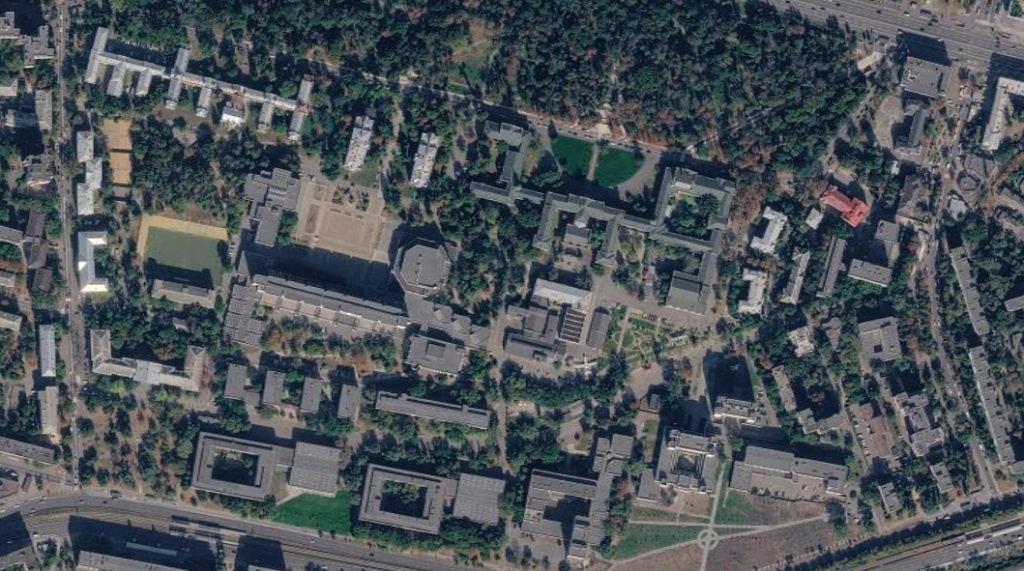
#> input picture kpi_campus/data/google_maps.jpg, 1024 x 571 px
$ python check_f1.py
#> lines starting #> are read from the running program, lines starting #| are printed output that depends on the picture; after the words box and inside, x2 and y2 are one past the last pixel; in counts of white or black regions, pixels touching at a corner belong together
### kpi_campus/main.py
# ----------- Підрахунок будівель головного кампусу КПІ за двома джерелами знімків -----------------

'''
Функціонал (ЛР №2, рівень III):
підрахунок будівель на двох знімках одного кампусу різними операціями обробки та векторизації:
- google  — Google Maps, еталонне джерело (корекція кольору не потрібна);
- wayback — Esri Wayback, слабше джерело: накладається на кадр Google (SIFT + RANSAC),
            корекція кольору «сірий світ», власні пороги.
Код один, для джерел відрізняються лише CONFIG (параметри, локальні зони, групи зшивання).

Етапи: 1 завантаження -> 2 маска -> 3 контури -> 4 валідація -> 5 об'єднання сегментів -> 6 малювання.

'''

import sys
from pathlib import Path

import cv2
import numpy as np
from matplotlib import pyplot as plt

DIR = Path(__file__).resolve().parent
OUT = DIR / 'results'
OUT.mkdir(exist_ok=True)

# ===================== ПАРАМЕТРИ =====================
# Усі координати задані в кадрі Google 1024x571 (знімок Wayback накладається на цей кадр).
PARAMS_GOOGLE = dict(
    smax=46,          # Поріг насиченості сірих дахів
    vmin=52,          # Поріг яскравості
    exg=2.0,          # Поріг індексу зелені ExG
    bmax=None,        # Макс. канал b* (Lab): відсікає теплі: плитку, ґрунт, парковки (None = вимкнено)
    yellow_s=24,      # Мін. насиченість жовтих полів/ґрунту, які виключаються з маски
    open_k=7,         # Видалення дрібних стежок
    close_k=7,        # Базове закриття
    min_area=460,     # Мінімальна площа корпусу
    max_area=28000,   # Максимальна площа корпусу
    min_side=11,      # Мінімальна ширина будівлі
    max_asp=6.5,      # Дозволяє довгі корпуси
    min_rect=0.25,    # Дозволяє гребінчасті та багатокрилі корпуси
    min_sol=0.45,     # Щільність для малих об'єктів
    large_sol=0.34,   # Щільність для великих об'єктів
    min_thick=6.8,    # Мінімальна внутрішня товщина
)

# Wayback: інші кольори й різкість знімка, тому пороги свої (підібрано вручну перебором:
# кількість будівель = еталону і найкращий збіг контурів з Google). yellow_s=255 — фільтр жовтого вимкнено.
PARAMS_WAYBACK = dict(PARAMS_GOOGLE, smax=70, vmin=87, bmax=125, yellow_s=255, open_k=5,
                      min_area=350, min_side=9, min_sol=0.35, min_thick=4.5)

BORDER_MARGIN = 3     # контури, що торкаються краю кадру, відкидаються
EPS = 0.013           # точність апроксимації контуру approxPolyDP (частка периметра)


def rect(x0, y0, x1, y1):
    """Прямокутник як полігон (кути включно)."""
    return [(x0, y0), (x1, y0), (x1, y1), (x0, y1)]


# --- Межі кадру: дороги, залізниця, площі — прибираються на обох знімках і в обох режимах ---
FRAME_EXCLUDE = [
    rect(0, 548, 1023, 570),       # смуга внизу (Борщагівська вулиця)
    rect(737, 0, 1023, 78),        # вгорі праворуч — вулиця
    rect(0, 0, 80, 570),           # ліва смуга кадру
    rect(0, 239, 178, 570),        # лівий нижній кут (поза кампусом)
    rect(931, 85, 1023, 570),      # права смуга кадру
    [(0, 485), (350, 525), (510, 558), (1024, 560), (1024, 575), (0, 575)],  # залізниця
    rect(555, 90, 725, 198),       # площа й алеї перед головним корпусом
    [(660, 495), (755, 504), (835, 515), (835, 565), (660, 565)],            # майданчик внизу праворуч
    rect(492, 400, 545, 435),      # «хвіст» довгого корпусу на плитку
]

BOTTOM_ROW = (195, 440, 515, 545)    # x0, y0, x1, y1: нижній ряд корпусів, де секції з'єднує закриття 23x9
SPLIT_REGION = (210, 335, 355, 420)  # x0, y0, x1, y1: тут три корпуси злипаються в один сегмент

# --- Локальні зони (ручні налаштування під конкретні знімки) ---
# RELAXED — м'якші пороги всередині полігона (додаються до маски). Ключі як у PARAMS; немає ключа —
#           береться базовий поріг. Додатково: hue=(hmin, hmax, s_low), no_yellow=True.
# EXCLUDE — маска всередині полігона обнуляється (хибні об'єкти).
# CLIP    — у прямокутнику region лишається тільки те, що всередині poly (дах того ж кольору, що площа).
ZONE_L1 = dict(name='будинок L1 (діагональний, ліворуч)', vmin=52, exg=4.0, no_yellow=True,
               poly=[(88, 328), (114, 328), (114, 356), (186, 356), (210, 342), (212, 394), (90, 394)])
ZONE_L2 = dict(name='будинок L2 (над L1)', vmin=52, exg=4.0, no_yellow=True,
               poly=[(148, 280), (213, 280), (213, 308), (150, 304)])
ZONE_A = dict(name='будівля A (праворуч вгорі, світлий дах)', vmin=30, exg=6.0,
              poly=[(898, 54), (950, 62), (952, 100), (900, 92)])
ZONE_C = dict(name='будівля C (світла, ліворуч)', vmin=60, exg=6.0, smax=90, no_yellow=True,
              poly=rect(76, 228, 112, 298))
GAP_WHITE = dict(name='щілина: комплекс | біле здання праворуч', poly=rect(743, 205, 751, 258))

ZONES_GOOGLE = dict(
    RELAXED=[
        # Центральний комплекс: тонкі крила під кронами; відтінок 90-130 = сине-сірі дахи (не зелень)
        dict(name='центральний комплекс', vmin=35, exg=6.0, smax=70, hue=(90, 130, 10),
             poly=[(455, 105), (555, 105), (555, 190), (655, 190), (655, 160),
                   (750, 160), (750, 285), (455, 285)]),
        ZONE_L1, ZONE_L2,
        # Ліве крило головного корпусу: синюваті насичені дахи; b*<=124 відсікає теплий ґрунт
        dict(name='ліве крило головного корпусу', vmin=60, exg=6.0, smax=95, bmax=124, poly=rect(462, 116, 534, 206)),
        ZONE_C, ZONE_A,
        # Будівля B: синюватий дах (S до 59), ґрунт навколо теплий (b*≈130)
        dict(name='будівля B', vmin=60, exg=6.0, smax=70, bmax=125, poly=rect(906, 100, 931, 150)),
    ],
    EXCLUDE=[
        dict(name='мощена площадка праворуч', poly=rect(885, 150, 940, 182)),
        dict(name='ґрунт між будівлею A і ліском', poly=rect(850, 75, 897, 150)),
        # Щілина доведена до зони нижче, щоб не замкнутися (замкнену заповнить крок «внутрішні двори»)
        dict(name='доріжка між корпусом 19 і ангаром', poly=rect(580, 298, 589, 366)),
        dict(name='ґрунт над ангаром', poly=rect(589, 280, 630, 305)),
        dict(name='плитка й ґрунт під корпусом 19', poly=rect(494, 365, 632, 396)),
        dict(name='щілина L2 | плита', poly=rect(213, 276, 224, 314)),
        dict(name='виступ праворуч від головного корпусу', poly=rect(744, 160, 800, 206)),
        GAP_WHITE,
        dict(name='дорожній ріг корпусу 8', poly=rect(790, 400, 858, 455)),
    ],
    CLIP=[
        dict(name='блок 20 (хвіст на площу)', region=(625, 250, 742, 345), poly=rect(660, 250, 722, 318)),
    ],
)

ZONES_WAYBACK = dict(
    RELAXED=[
        # Головний комплекс на Wayback має темно-зелені дахи (V≈20-50); ExG<=12 відсікає яскраву траву.
        # Ліворуч унизу (x<545, y>195) — крони дерев такого ж кольору, тому полігон їх обходить.
        dict(name='головний комплекс (зелені дахи)', vmin=15, exg=12.0, smax=170, bmax=None,
             poly=[(470, 112), (552, 112), (552, 190), (655, 190), (655, 165), (745, 165),
                   (745, 285), (545, 285), (545, 195), (470, 195)]),
        ZONE_L1, ZONE_L2, ZONE_A, ZONE_C,
        # Корпус 20 і малий корпус праворуч від нього: темні дахи (V≈40-100), b*≈125 — без обмеження b*
        dict(name='корпус 20 (темний дах)', vmin=30, exg=6.0, smax=70, bmax=None, poly=rect(515, 298, 583, 360)),
        dict(name='малий корпус праворуч від 20', vmin=30, exg=6.0, smax=70, bmax=None, poly=rect(591, 310, 608, 352)),
        # Сірий будинок праворуч (на Wayback зсунутий на ~10 px через нахил зйомки)
        dict(name='сірий будинок праворуч', vmin=60, exg=6.0, smax=70, poly=rect(873, 222, 902, 262)),
    ],
    EXCLUDE=[
        dict(name='діагональна алея', poly=[(655, 340), (768, 322), (772, 350), (660, 368)]),
        # Виріз праворуч унизу — щоб не зачепити малий корпус праворуч від 20
        dict(name='доріжка під комплексом', poly=[(590, 268), (718, 268), (718, 334), (609, 334), (609, 309), (590, 309)]),
        dict(name='стежка ліворуч від алеї', poly=rect(622, 364, 666, 396)),
        dict(name='стежка внизу', poly=rect(552, 396, 598, 442)),
        dict(name='майданчик (плитка) ліворуч від ротонди', poly=[(362, 205), (398, 205), (396, 262), (362, 262)]),
        GAP_WHITE,
        dict(name='щілина між комплексом і будинком праворуч', poly=rect(732, 240, 744, 305)),
        dict(name='розріз: корпус внизу | будинок угорі праворуч', poly=rect(676, 422, 790, 434)),
        dict(name='тінь ліворуч від будинку угорі праворуч', poly=rect(672, 380, 712, 424)),
        # Хибні об'єкти, яких немає на еталоні: кіоск на дорозі та світла пляма в зелені
        dict(name='кіоск на дорозі вгорі', poly=rect(395, 68, 440, 100)),
        dict(name='світла пляма в зелені ліворуч', poly=rect(180, 400, 215, 425)),
        # Світлі доріжки, які закриття приклеювало до корпусів довгими «шипами»
        dict(name='доріжка над нижнім корпусом ліворуч', poly=rect(215, 428, 520, 443)),
        dict(name='вертикальна доріжка x≈497', poly=rect(493, 330, 503, 400)),
        dict(name='доріжка праворуч від сірого будинку', poly=rect(903, 222, 925, 300)),
        # Щілини, що відділяють сусідні корпуси (ширина 7 px — закриття 7x7 її не заклеює)
        dict(name='щілина: корпус 20 | малий корпус', poly=[(584, 300), (590, 300), (590, 351), (612, 351), (612, 392), (584, 392)]),
        dict(name='щілина: смуга ліворуч | сірий корпус праворуч унизу', poly=rect(886, 380, 893, 470)),
    ],
)

# --- Групи сегментів, що є однією будівлею (точка в кожному сегменті, k — ядро закриття) ---
MERGE_GOOGLE = [
    dict(seeds=[(398, 501), (467, 497)], k=9),                          # корпус з двориком + сусідній блок
    dict(seeds=[(610, 460), (542, 511), (594, 517)], k=21),             # Г-подібний корпус у трьох частинах
    dict(seeds=[(243, 302), (338, 313), (441, 340), (424, 276)], k=15), # довгий корпус з ротондою
    dict(seeds=[(203, 101), (271, 107), (134, 69)], k=33),              # гребінчастий корпус зверху ліворуч
    dict(seeds=[(598, 235), (729, 223), (690, 298), (513, 153)], k=45), # головний (центральний) комплекс
]
# Wayback: комплекс ділиться на 4 частини (+ середня частина, без неї зазор > k і права «рамка» губиться);
# гребінчастий корпус і його прибудова з білим дахом — одна будівля
MERGE_WAYBACK = MERGE_GOOGLE[:4] + [
    dict(seeds=[(513, 153), (598, 235), (640, 230), (729, 223)], k=45),  # головний комплекс
    dict(seeds=[(95, 50), (235, 115)], k=35),                           # гребінчастий корпус + прибудова
]

# ===================== CONFIG ДЖЕРЕЛ =====================
CONFIG = {
    'google':  dict(file='data/google_maps.jpg', gray_world=False,
                    params=PARAMS_GOOGLE, zones=ZONES_GOOGLE, merge=MERGE_GOOGLE),
    'wayback': dict(file='data/wayback.png', gray_world=True,
                    params=PARAMS_WAYBACK, zones=ZONES_WAYBACK, merge=MERGE_WAYBACK),
}


# ===================== 1. ЗАВАНТАЖЕННЯ =====================
def image_read(FileIm):
#> called with FileIm = 'data/google_maps.jpg'
    image = cv2.imread(str(DIR / FileIm))
#> image is the input picture: shape (571, 1024, 3); mean B, G, R 87.6, 82.6, 75.8
#> call 2 of image_read, with FileIm = 'data/wayback.png'
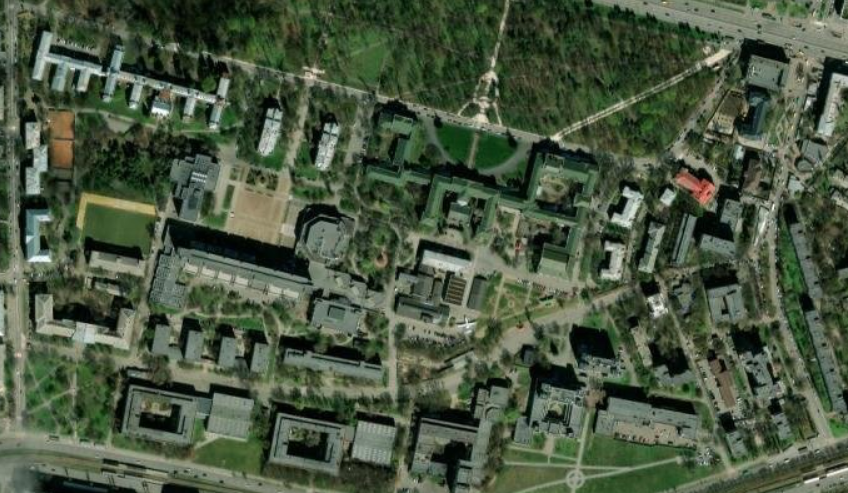
#> input picture kpi_campus/data/wayback.png, 848 x 493 px
#> in image_read, image is the input picture: shape (493, 848, 3); mean B, G, R 65.7, 87.1, 74
    if image is None:
        raise FileNotFoundError(f"Не вдалося відкрити файл: {FileIm}")
    return image


# --- Корекція кольору «сірий світ» (лише Wayback): вирівнює середні значення каналів B, G, R ---
def gray_world(image):
    f = image.astype(np.float32)
    mean = f.reshape(-1, 3).mean(axis=0)
    return np.clip(f * (mean.mean() / mean), 0, 255).astype(np.uint8)


# --- Суміщення: накладає image на кадр reference (SIFT + афінне перетворення, RANSAC) ---
def align_to(reference, image):
    sift = cv2.SIFT_create(5000)
    k1, d1 = sift.detectAndCompute(cv2.cvtColor(image, cv2.COLOR_BGR2GRAY), None)
#> k1 = 5001 keypoints; strongest (x, y, size): (154, 110, 4.2), (668, 198, 9.1), (739, 154, 6.1), (28, 238, 4)
    k2, d2 = sift.detectAndCompute(cv2.cvtColor(reference, cv2.COLOR_BGR2GRAY), None)
#> k2 = 5001 keypoints; strongest (x, y, size): (81, 265, 5), (225, 117, 5.1), (98, 240, 9.7), (814, 220, 9.9)
    pairs = cv2.BFMatcher().knnMatch(d1, d2, k=2)
#> pairs = 5001 matches
    good = [a for a, b in pairs if a.distance < 0.75 * b.distance]          # тест Лоу
#> good = 314 matches
    src = np.float32([k1[m.queryIdx].pt for m in good])
#> src = 314 pairs, first value 27.71 to 840.8, second value 13.01 to 478.7
    dst = np.float32([k2[m.trainIdx].pt for m in good])
#> dst = 314 pairs, first value 22.65 to 1008.4, second value 10.14 to 552.9
    M, inliers = cv2.estimateAffinePartial2D(src, dst, ransacReprojThreshold=3)
#> M = [[1.15, -0.000807, 49.74], [0.000807, 1.15, -8.63]]; inliers = 314 values, max 1 at index 1, min 0 at index 0, mean 0.717
    print(f"суміщення Wayback -> Google: {len(good)} збігів SIFT, {int(inliers.sum())} inliers")
    return cv2.warpAffine(image, M, (reference.shape[1], reference.shape[0]), flags=cv2.INTER_CUBIC)
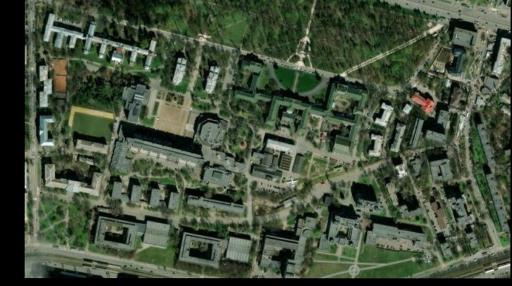
#> returned value: shape (571, 1024, 3) (shown at 1/2 size); mean of channels 0, 1, 2 60.9, 80.7, 68.6; drawn as B, G, R


# ===================== 2. МАСКА =====================
def poly_mask(shape, poly):
    m = np.zeros(shape[:2], np.uint8)
    cv2.fillPoly(m, [np.array(poly, np.int32)], 255)
    return m > 0


def image_processing(image, P, zones):
    h, w = image.shape[:2]
    blur = cv2.GaussianBlur(image, (5, 5), 0)                               # Гаусова фільтрація
    hsv = cv2.cvtColor(blur, cv2.COLOR_BGR2HSV)
#> hsv: shape (571, 1024, 3); mean H, S, V 92.2, 63, 90.6
    lab_b = cv2.cvtColor(blur, cv2.COLOR_BGR2LAB)[..., 2]
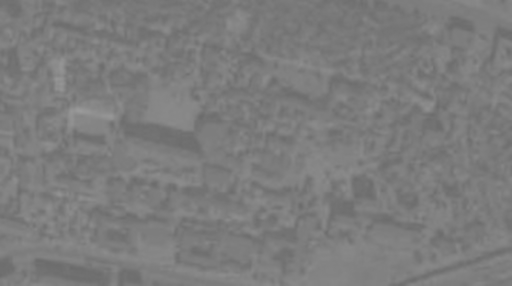
#> lab_b: shape (571, 1024) (shown at 1/2 size); min 107, max 154, mean 124
    yellow = cv2.inRange(hsv, (8, P['yellow_s'], 0), (35, 255, 255))         # жовті поля, ґрунт
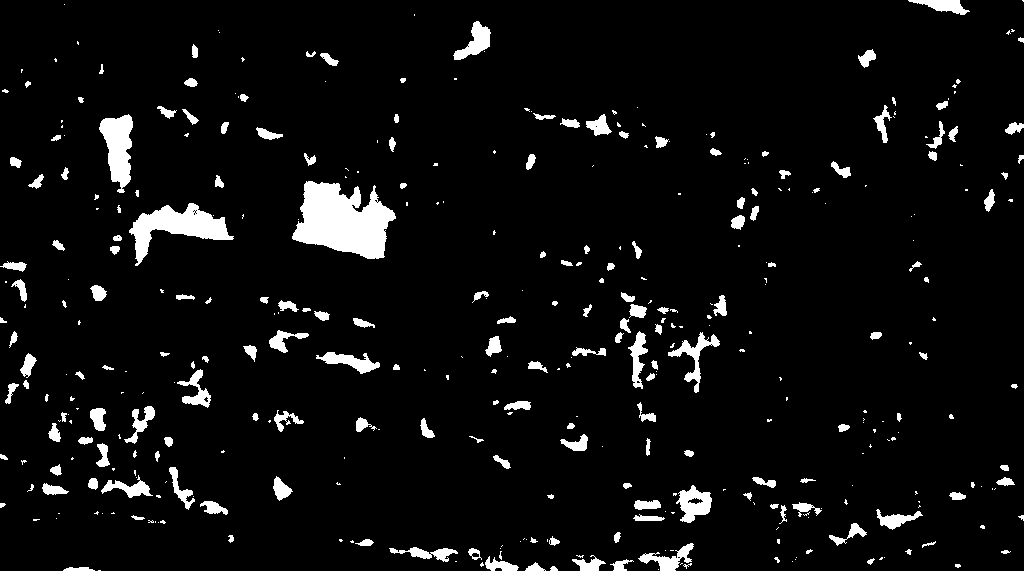
#> yellow: shape (571, 1024); 5.5% white; 392 white regions (204 under 20 px), largest, box (x1, y1, x2, y2) and area: (292, 181, 396, 259) 5221, (129, 203, 234, 266) 2550, (99, 114, 133, 193) 1628
    f = cv2.GaussianBlur(image, (9, 9), 0).astype(np.float32)
    exg = f[..., 1] - 0.5 * (f[..., 0] + f[..., 2])                         # індекс зелені ExG = G - (R+B)/2
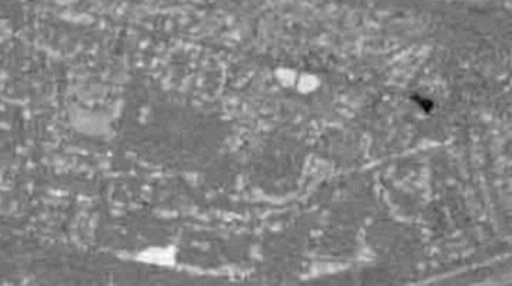
#> exg: shape (571, 1024) float32 (shown at 1/2 size); min -38.5, max 37, mean 0.9; drawn with min black and max white

    def roof_mask(z):
        """Маска дахів: світлий малонасичений піксель, не жовтий, не зелений, не «теплий».
        Пороги беруться із z, а яких немає — з базових P."""
        m = cv2.inRange(hsv, (0, 0, z['vmin']), (180, z.get('smax', P['smax']), 252))
#> m: shape (571, 1024); 50.5% white; 350 black regions (175 under 20 px), largest, box (x1, y1, x2, y2) and area: (59, 0, 957, 481) 151775, (209, 349, 636, 563) 27554, (82, 240, 356, 487) 18956
        if 'hue' in z:      # (hmin, hmax, s_low): сине-сірий відтінок АБО майже ахроматичний піксель
            hmin, hmax, s_low = z['hue']
            m &= cv2.inRange(hsv[..., 0], hmin, hmax) | cv2.inRange(hsv[..., 1], 0, s_low)
        if not z.get('no_yellow'):
            m[yellow > 0] = 0
        m[exg > z['exg']] = 0
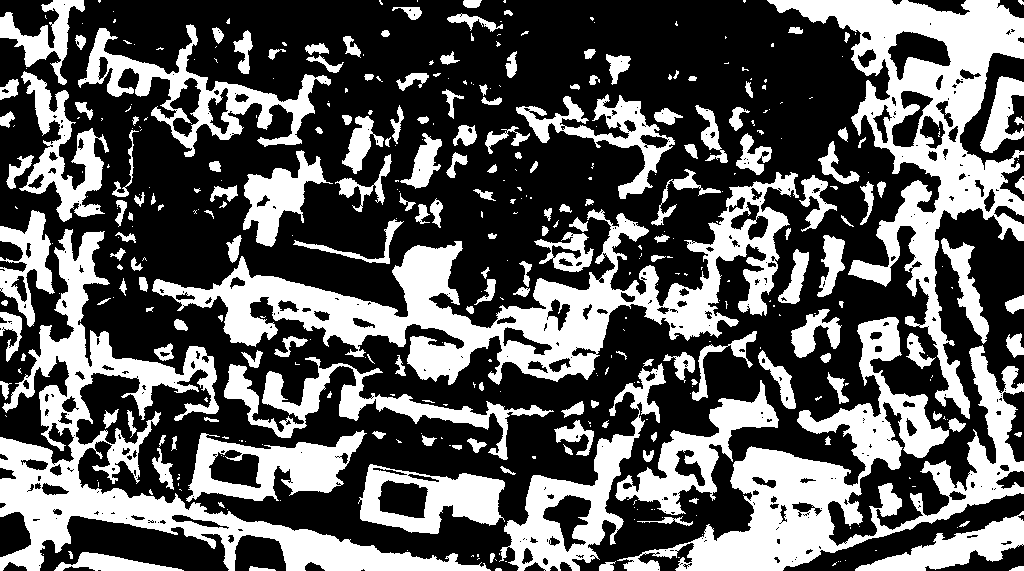
#> m: shape (571, 1024); 36.5% white; 410 white regions (230 under 20 px), largest, box (x1, y1, x2, y2) and area: (152, 172, 799, 385) 33304, (0, 229, 491, 571) 28922, (617, 317, 1024, 571) 27480
        bmax = z.get('bmax', P['bmax'])
        if bmax is not None:
            m[lab_b > bmax] = 0
        return m

    # 2.1. Базова маска: сірий дах, без жовтих полів, без зелені
    mask = roof_mask(P)

    # 2.2. Межі кадру: дороги, залізниця, площі
    for poly in FRAME_EXCLUDE:
        cv2.fillPoly(mask, [np.array(poly, np.int32)], 0)
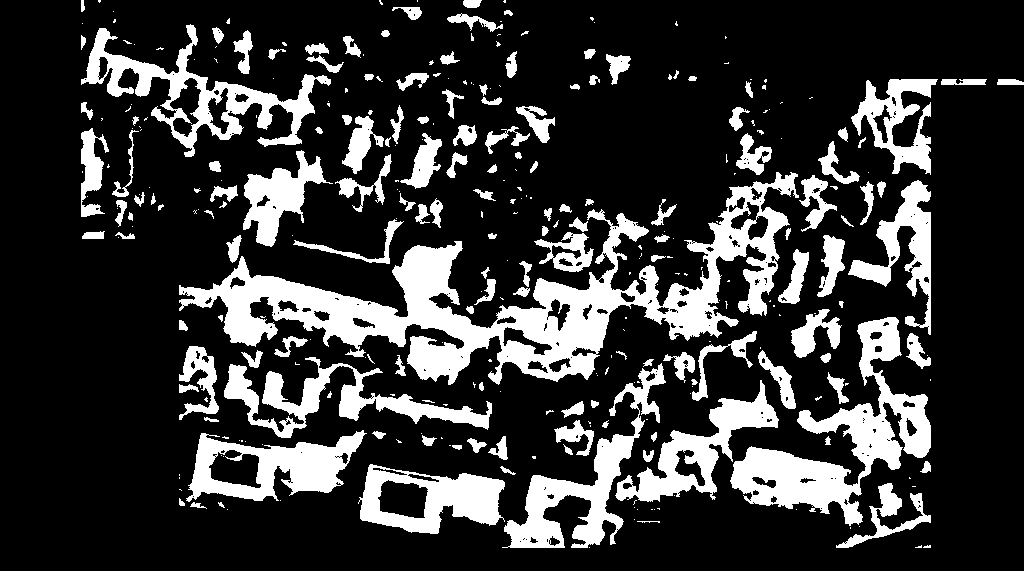
#> mask: shape (571, 1024); 21.2% white; 327 white regions (182 under 20 px), largest, box (x1, y1, x2, y2) and area: (179, 172, 799, 385) 32956, (730, 317, 931, 526) 12450, (81, 24, 331, 157) 7468

    # 2.3. Локальні зони: м'якші пороги (додаємо), виключення та обрізка (прибираємо)
    for z in zones.get('RELAXED', []):
        mask[poly_mask(image.shape, z['poly']) & (roof_mask(z) > 0)] = 255
#> this loop made 7 passes
#> bmax in roof_mask on passes 4, 7: 124, 125
#> mask: shape (571, 1024); 23.9% white; 331 white regions (188 under 20 px), largest, box (x1, y1, x2, y2) and area: (152, 133, 799, 385) 41793, (730, 317, 931, 526) 12450, (81, 24, 331, 157) 7468
#> (the rest of the program and of its run is left out)
